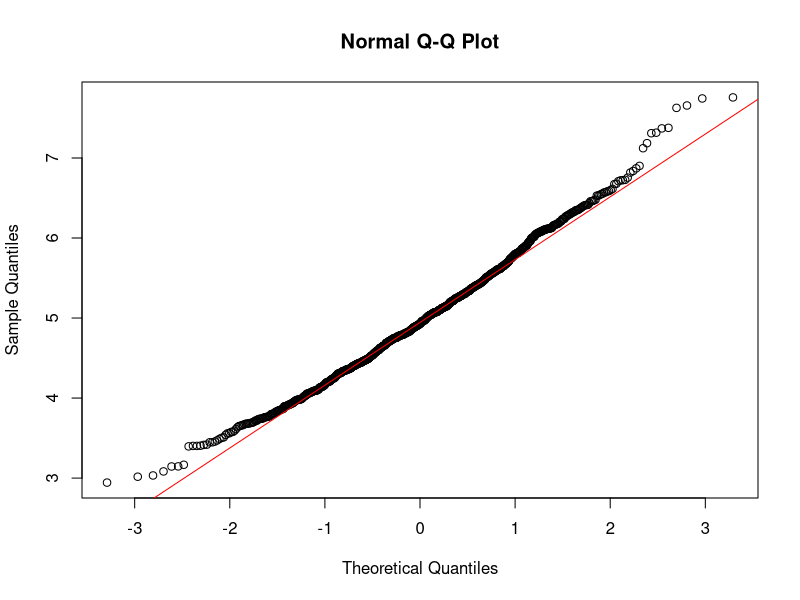
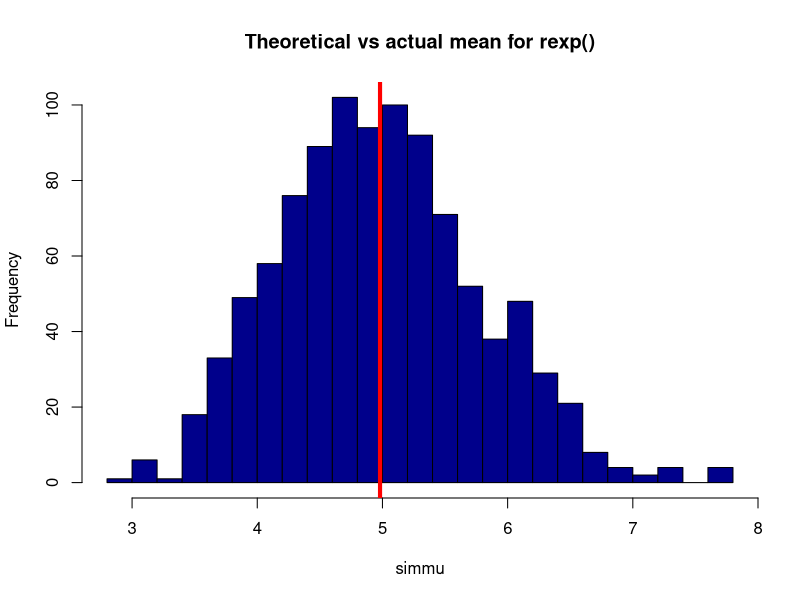

These charts were generated, in order, by the following R code: (Note: this script raises an error after producing the figures.)
#create matrix with 1000 simulations with 40 samples 
#simd: simulated data
# simmu: simulated mean
#simvar: simulated variance
#simsd: simulared standard deviation
#tmu: theoretical mean
#tvar: theoretical variance
#tsd: theroretical standard deviation
library(ggplot2)
set.seed(554)
lambda <- 0.2
n <- 40
nofsim <- 1000


simd<- matrix( rexp(n * nofsim, rate= lambda), nofsim)
simd
dim(simd)
simmu <- rowMeans(simd)
simmu


#Mean Comparision
sammu <- mean(simmu)
sammu


tmu <- 1/lambda
tmu

round(sammu) == round(tmu)

#Var Comp

samvar <- var(simmu)
samvar


tvar <- (1/lambda)^2/n
tvar

round(samvar) == round(tvar)


samsd <- sd(simmu)
samsd


tsd <- 1/(lambda * sqrt(n))
tsd


round(samsd) == round(tsd)



samCI <- round (mean(simmu) + c(-1,1)*1.96*sd(simmu)/sqrt(n),3)
samCI

tCI<- tmu + c(-1,1) * 1.96 * sqrt(tvar)/sqrt(n)
tCI

qqnorm(simmu, main="Normal Q-Q Plot", xlab="Theoretical Quantiles", ylab="Sample Quantiles")
qqline(simmu, col="red")

hist(simmu, col="darkblue", main="Theoretical vs actual mean for rexp()", breaks=20)
abline(v=mean(sammu), lwd="4", col="red")
text(3.6, 90, paste("Actual mean = ", round(mean(samMean),2), "\n Theoretical mean = 5" ), col="red")

data <- data.frame(simmu)
g <- ggplot(data, aes(x=simmu))
g <- g + geom_histogram(aes(y=..density..), colour="black", fill = "azure3") + 
         labs(title = "Distribution of mean of 40 samples", x ="Mean of 40 samples", y="Density")+
         geom_vline(aes(xintercept = samMean, color ="deeppink")) + 
         geom_vline(aes(xintercept = samMean, color ="cornsilk")) +
         stat_function(fun = dnorm, args = list(mean = samMean, sd = samsd), color = "green", size = 1.0) +
         stat_function(fun = dnorm, args = list(mean = theoMean, sd = tsd), color = "coral", size = 1.0)
g


